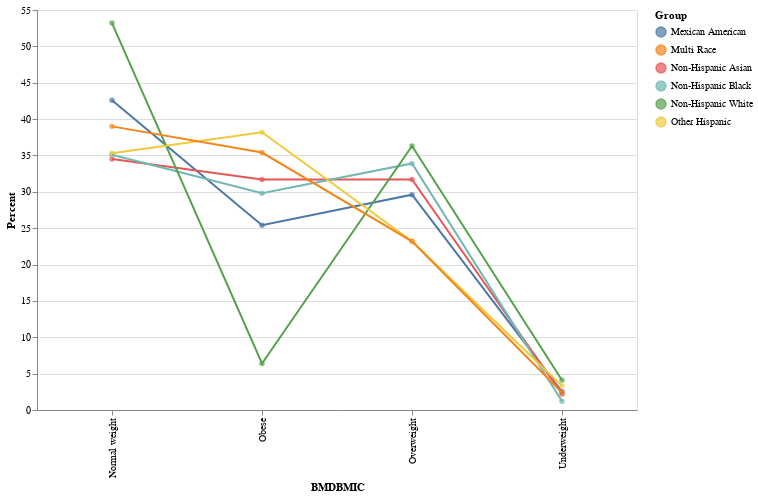

Here is the notebook cell this chart was saved with:
### Code cell
#Using Altair to display the visualization
healthy_race_reset = healthy_race.reset_index()
melted_df = pd.melt(healthy_race_reset, id_vars=['BMDBMIC'], var_name='Group', value_name='Percent')
chart = alt.Chart(melted_df).mark_circle().encode(x='BMDBMIC:O', y='Percent:Q', color='Group:N', tooltip=['BMDBMIC', 'Percent', 'Group']).properties(width=600, height=400).interactive()
lines = alt.Chart(melted_df).mark_line().encode(x='BMDBMIC:O',y='Percent:Q',color='Group:N')
chart + lines

### Figure 1 — Vega-Lite specification as saved in the notebook (floating-point values rounded to 4 significant figures)
{"config": {"view": {"continuousWidth": 400, "continuousHeight": 300}}, "layer": [{"mark": "circle", "encoding": {"color": {"field": "Group", "type": "nominal"}, "tooltip": [{"field": "BMDBMIC", "type": "nominal"}, {"field": "Percent", "type": "quantitative"}, {"field": "Group", "type": "nominal"}], "x": {"field": "BMDBMIC", "type": "ordinal"}, "y": {"field": "Percent", "type": "quantitative"}}, "height": 400, "selection": {"selector003": {"type": "interval", "bind": "scales", "encodings": ["x", "y"]}}, "width": 600}, {"mark": "line", "encoding": {"color": {"field": "Group", "type": "nominal"}, "x": {"field": "BMDBMIC", "type": "ordinal"}, "y": {"field": "Percent", "type": "quantitative"}}}], "data": {"name": "data-8bddc13e73eb3eaa9e7f19af2003bf81"}, "$schema": "https://vega.github.io/schema/vega-lite/v4.17.0.json", "datasets": {"data-8bddc13e73eb3eaa9e7f19af2003bf81": [{"BMDBMIC": "Normal weight", "Group": "Mexican American", "Percent": 42.6}, {"BMDBMIC": "Obese", "Group": "Mexican American", "Percent": 25.4}, {"BMDBMIC": "Overweight", "Group": "Mexican American", "Percent": 29.6}, {"BMDBMIC": "Underweight", "Group": "Mexican American", "Percent": 2.5}, {"BMDBMIC": "Normal weight", "Group": "Non-Hispanic Asian", "Percent": 34.5}, {"BMDBMIC": "Obese", "Group": "Non-Hispanic Asian", "Percent": 31.7}, {"BMDBMIC": "Overweight", "Group": "Non-Hispanic Asian", "Percent": 31.7}, {"BMDBMIC": "Underweight", "Group": "Non-Hispanic Asian", "Percent": 2.2}, {"BMDBMIC": "Normal weight", "Group": "Non-Hispanic Black", "Percent": 35.1}, {"BMDBMIC": "Obese", "Group": "Non-Hispanic Black", "Percent": 29.8}, {"BMDBMIC": "Overweight", "Group": "Non-Hispanic Black", "Percent": 33.9}, {"BMDBMIC": "Underweight", "Group": "Non-Hispanic Black", "Percent": 1.2}, {"BMDBMIC": "Normal weight", "Group": "Non-Hispanic White", "Percent": 53.2}, {"BMDBMIC": "Obese", "Group": "Non-Hispanic White", "Percent": 6.4}, {"BMDBMIC": "Overweight", "Group": "Non-Hispanic White", "Percent": 36.3}, {"BMDBMIC": "Underweight", "Group": "Non-Hispanic White", "Percent": 4.1}, {"BMDBMIC": "Normal weight", "Group": "Other Hispanic", "Percent": 35.3}, {"BMDBMIC": "Obese", "Group": "Other Hispanic", "Percent": 38.2}, {"BMDBMIC": "Overweight", "Group": "Other Hispanic", "Percent": 23.2}, {"BMDBMIC": "Underweight", "Group": "Other Hispanic", "Percent": 3.3}, {"BMDBMIC": "Normal weight", "Group": "Multi Race", "Percent": 39.0}, {"BMDBMIC": "Obese", "Group": "Multi Race", "Percent": 35.4}, {"BMDBMIC": "Overweight", "Group": "Multi Race", "Percent": 23.2}, {"BMDBMIC": "Underweight", "Group": "Multi Race", "Percent": 2.4}]}}
